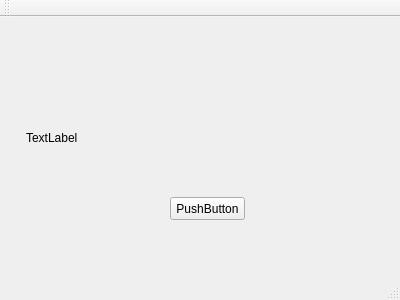
<?xml version="1.0" encoding="UTF-8"?>
<ui version="4.0">
 <class>MainWindow</class>
 <widget class="QMainWindow" name="MainWindow">
  <property name="geometry">
   <rect>
    <x>0</x>
    <y>0</y>
    <width>400</width>
    <height>300</height>
   </rect>
  </property>
  <property name="windowTitle">
   <string>QTAutoUpdate</string>
  </property>
  <widget class="QWidget" name="centralWidget">
   <widget class="QLabel" name="label">
    <property name="geometry">
     <rect>
      <x>26</x>
      <y>90</y>
      <width>361</width>
      <height>61</height>
     </rect>
    </property>
    <property name="text">
     <string>TextLabel</string>
    </property>
   </widget>
   <widget class="QPushButton" name="pushButton">
    <property name="geometry">
     <rect>
      <x>170</x>
      <y>180</y>
      <width>75</width>
      <height>23</height>
     </rect>
    </property>
    <property name="text">
     <string>PushButton</string>
    </property>
   </widget>
  </widget>
  <widget class="QMenuBar" name="menuBar">
   <property name="geometry">
    <rect>
     <x>0</x>
     <y>0</y>
     <width>400</width>
     <height>21</height>
    </rect>
   </property>
  </widget>
  <widget class="QToolBar" name="mainToolBar">
   <attribute name="toolBarArea">
    <enum>TopToolBarArea</enum>
   </attribute>
   <attribute name="toolBarBreak">
    <bool>false</bool>
   </attribute>
  </widget>
  <widget class="QStatusBar" name="statusBar"/>
 </widget>
 <layoutdefault spacing="6" margin="11"/>
 <resources/>
 <connections/>
</ui>
